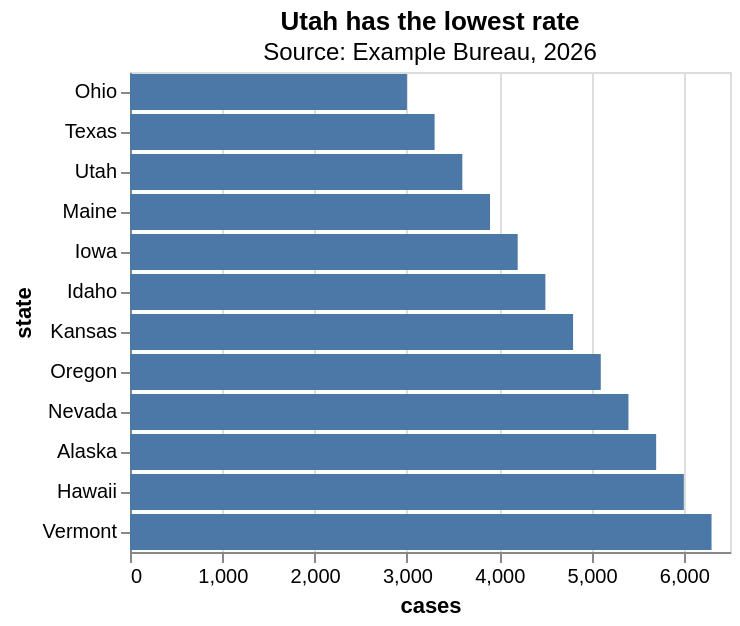

Write a Vega-Lite specification for this figure.
### Vega-Lite specification from a JSON file in a GitHub repository (floating-point values rounded to 4 significant figures)
{"$schema": "https://vega.github.io/schema/vega-lite/v6.json", "title": {"text": "Utah has the lowest rate", "subtitle": "Source: Example Bureau, 2026"}, "data": {"values": [{"state": "Ohio", "cases": 3000, "year": 2025}, {"state": "Texas", "cases": 3300, "year": 2025}, {"state": "Utah", "cases": 3600, "year": 2025}, {"state": "Maine", "cases": 3900, "year": 2025}, {"state": "Iowa", "cases": 4200, "year": 2025}, {"state": "Idaho", "cases": 4500, "year": 2025}, {"state": "Kansas", "cases": 4800, "year": 2025}, {"state": "Oregon", "cases": 5100, "year": 2025}, {"state": "Nevada", "cases": 5400, "year": 2025}, {"state": "Alaska", "cases": 5700, "year": 2025}, {"state": "Hawaii", "cases": 6000, "year": 2025}, {"state": "Vermont", "cases": 6300, "year": 2025}]}, "mark": "bar", "encoding": {"y": {"field": "state", "type": "nominal", "sort": "x"}, "x": {"field": "cases", "type": "quantitative"}}}
